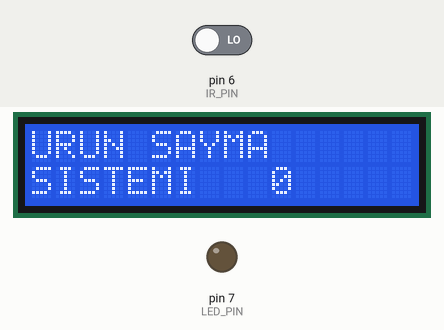
This sketch was run on a simulated Arduino Uno, built with avr-gcc and run on an emulated ATmega328P. On the bench: 16×2 character LCD, output pins drawn as LEDs (lit = HIGH). Dashed ring = blinking. The inputs (shaded band) are chosen by the test bench; at power-on: pin 6 (IR_PIN) LOW.

Above: at 1.2 s.
1.3 s: pin 6 (IR_PIN) driven HIGH
At 1.4 s:
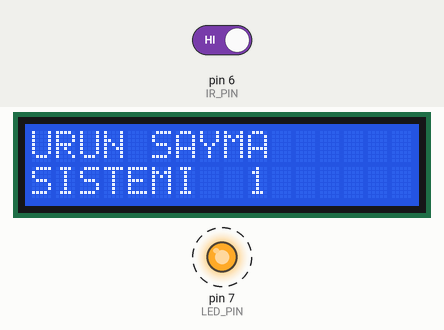
4.3 s: pin 6 (IR_PIN) driven LOW
At 4.9 s:
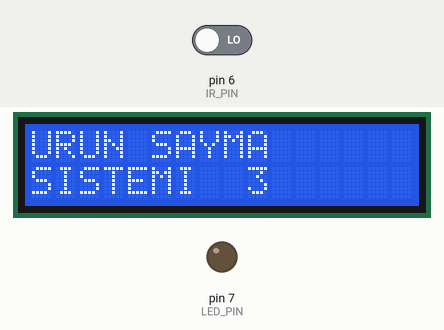
5.8 s: pin 6 (IR_PIN) driven HIGH
At 6.6 s:
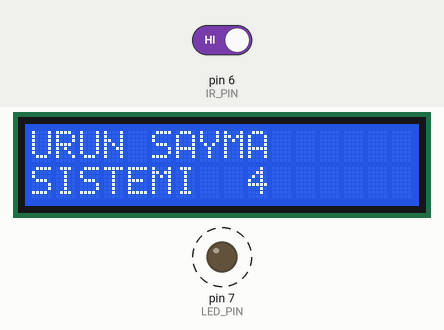
Timing chart, 0 to 13.5 s (numbered marks = the images above; inputs shaded):
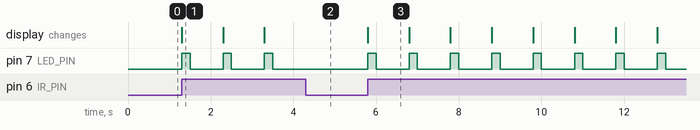

Measured:
- after the input at 1.3 s, pin 7 (LED_PIN): alternates HIGH for 0.20 s and LOW for 0.80 s, starting at once; the display: changes at once (image 1)
- after the input at 4.3 s, pin 7 (LED_PIN): stops changing and stays LOW
- after the input at 5.8 s, pin 7 (LED_PIN): alternates HIGH for 0.20 s and LOW for 0.80 s, starting at once; the display: changes at once (image 3)
- what the display in image 1 shows lasts 1.0 s, from 1.3 s to 2.3 s

The sketch:

kizilotesi_ile_urun_sayma.ino
```cpp
#include <LiquidCrystal.h>


LiquidCrystal lcd(13, 12, 11, 10, 9, 8);

const int IR_PIN  = 6;
const int LED_PIN = 7;

int urun = 0;

void setup()
{
  Serial.begin(9600);
  pinMode(IR_PIN, INPUT);
  pinMode(LED_PIN, OUTPUT);

  lcd.begin(16, 2);
  lcd.setCursor(0, 0);
  lcd.print("URUN SAYMA");
  lcd.setCursor(0, 1);
  lcd.print("SISTEMI");

  lcd.setCursor(10, 1);
  lcd.print(urun);
  lcd.print("  ");
}

void loop()
{
  if(digitalRead(IR_PIN) == HIGH)
  {
    urun = urun + 1;
    lcd.setCursor(9, 3);
    lcd.print(urun);
    lcd.print("  ");
    digitalWrite(LED_PIN,HIGH);
    delay(200);
    digitalWrite(LED_PIN,LOW);
    delay(800);
  }
}
```
